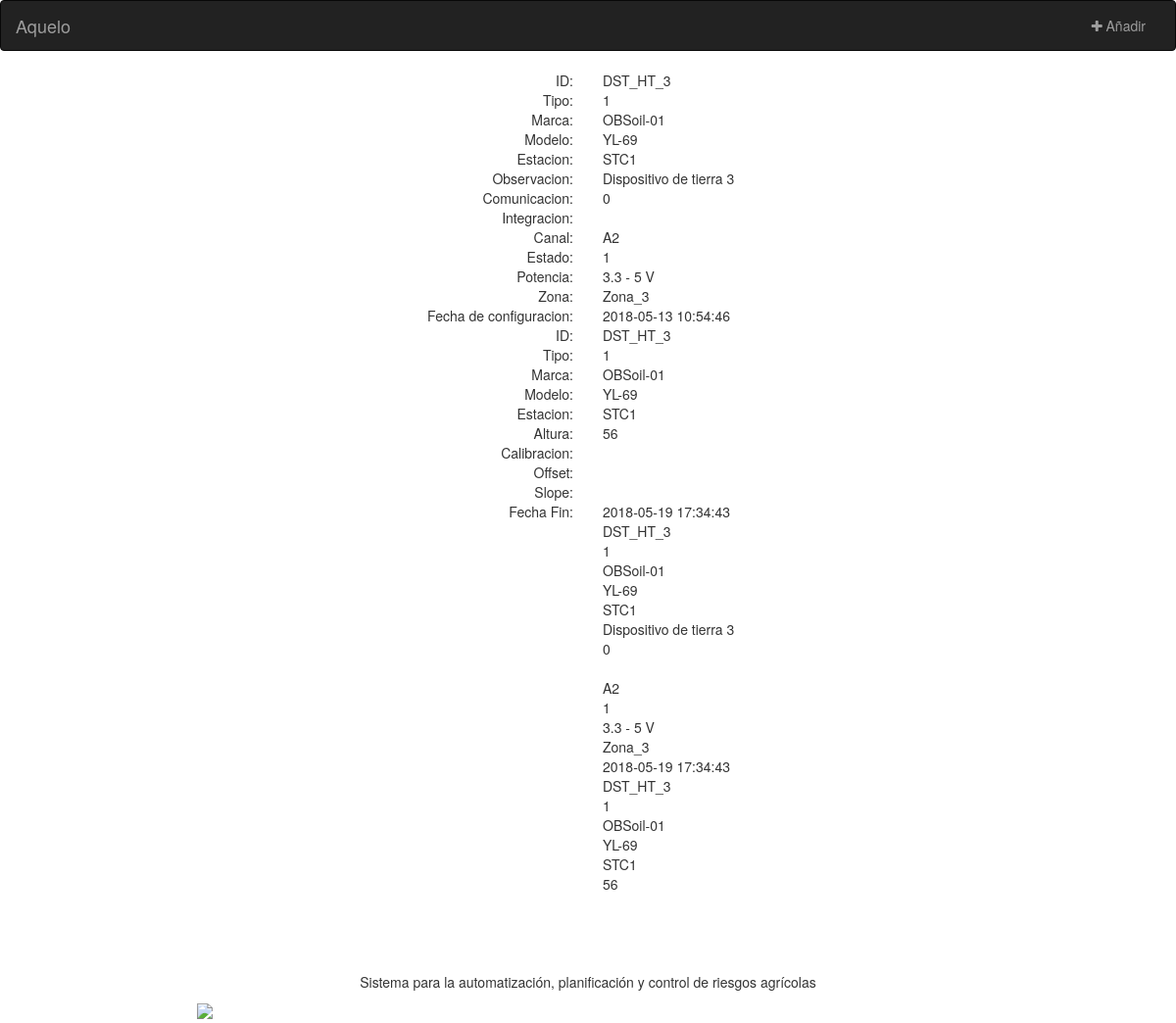
The app's page /pwa/API/obtener/sensor/DST_HT_3 with its own data.
### tables this page shows
CREATE TABLE `ConfiguracionSensor` (
  `fechahora` datetime NOT NULL,
  `id` varchar(30) NOT NULL,
  `tipo` bigint(20) NOT NULL,
  `marca` varchar(30) NOT NULL,
  `modelo` varchar(30) NOT NULL,
  `idestacion` varchar(30) NOT NULL DEFAULT '' COMMENT 'Identificador de la estación al que se asocia la configuración',
  `altura` double NOT NULL COMMENT 'Altura a la que está instalado (metros)',
  `calibracion` varchar(50) DEFAULT NULL COMMENT 'Datos de calibración del fabricante',
  `offset` float DEFAULT NULL COMMENT 'Datos de calibración del fabricante',
  `slope` float DEFAULT NULL COMMENT 'Datos de calibración del fabricante',
  `fechafinconfig` datetime DEFAULT NULL COMMENT 'Fecha en la que concluye una configuración (null es la configuración actual)'
);

CREATE TABLE `Sensor` (
  `id` varchar(30) NOT NULL,
  `tipo` bigint(20) NOT NULL,
  `marca` varchar(30) NOT NULL DEFAULT '',
  `modelo` varchar(30) NOT NULL DEFAULT '',
  `idestacion` varchar(30) NOT NULL,
  `observacion` varchar(300) DEFAULT NULL,
  `tipo_comunicacion` int(11) DEFAULT NULL COMMENT 'Digital o analógica',
  `formato_integracion` int(11) DEFAULT NULL,
  `canal` varchar(2) DEFAULT NULL COMMENT 'Canal al que está conectado en el datalogger (arduino)',
  `estado` int(11) NOT NULL DEFAULT '0' COMMENT 'Activo o inactivo',
  `potencia_soportada` varchar(45) DEFAULT NULL COMMENT 'Potencia de trabajo según el fabricante',
  `idzona` varchar(60) DEFAULT NULL COMMENT 'Sólo para aquelo, emecubo debe quitar este campo'
);

### pwa/API/obtener/detalles.php (the view, shortened to what this page needs)
<?
	function mostrar_Sensor($detalle){
		require("../../services/conexion.php");
		if($detalle == "lista"){
			$consulta = "SELECT * FROM Sensor, ConfiguracionSensor WHERE Sensor.id = ConfiguracionSensor.id";
		}else{
			$consulta = "SELECT * FROM Sensor, ConfiguracionSensor WHERE Sensor.id = ConfiguracionSensor.id AND Sensor.id = '".$detalle."'";
		}
		if ($resultado = $mysqli->query($consulta)) {
			while ($fila = $resultado->fetch_row()) {
				$mostrar[] = $fila;
			}
		}
		return $mostrar;
	}
	if ($_GET['peticion']=="sensor") {
		$resultados = mostrar_Sensor($_GET['detalle'] );
	}else if ($_GET['peticion']=="actuador") {
		$resultados = mostrar_Actuador($_GET['detalle'] );
	}else if ($_GET['peticion']=="activador") {
		$resultados = mostrar_Activador($_GET['detalle'] );
	}else if ($_GET['peticion']=="estados") {
		$resultados = estado_Activador($_GET['detalle']);
	}else{
		$resultados = "Error con la peticion";
	}
		if ($_GET['peticion']=="estados") {
			   	foreach($resultados as $item){
			   			echo $item[0].",".$item[1];
			   	}
} else {
echo '<div class="container-fluid">
  <div class="row">
    <div class="col-md-12">';
		if ($_GET['peticion']=="sensor") {
		echo '<div class="col-md-6 text-right">
				ID:<br>
				Tipo: <br>
				Marca:<br>
				Modelo: <br>
				Estacion:<br>
				Observacion: <br>
				Comunicacion:<br>
				Integracion: <br>
				Canal:<br>
				Estado: <br>
				Potencia:<br>
				Zona: <br>
				Fecha de configuracion:<br>
				ID: <br>
				Tipo:<br>
				Marca: <br>
				Modelo: <br>
				Estacion:<br>
				Altura:<br>
				Calibracion: <br>
				Offset: <br>
				Slope:<br>
				Fecha Fin:<br>
				</div>
				<div class="col-md-6">';
			   	foreach($resultados as $item){
			   		foreach($item as $key => $value){
			   			echo $value."<br>";
			   		}
			   	}
		echo '</div>
			</div>
		  </div>
		</div>';
		}
}
?>

### records on screen
configuracionsensor: sensor.id "DST_HT_3", sensor.tipo "1", sensor.marca "OBSoil-01", sensor.modelo "YL-69", sensor.idestacion "STC1", sensor.observacion "Dispositivo de tierra 3", sensor.tipo_comunicacion "0", sensor.canal "A2", sensor.estado "1", sensor.potencia_soportada "3.3 - 5 V", sensor.idzona "Zona_3", fechahora "2018-05-13 10:54:46", id "DST_HT_3", tipo "1", marca "OBSoil-01", modelo "YL-69", idestacion "STC1", altura "56", fechafinconfig "2018-05-19 17:34:43"
configuracionsensor: sensor.id "DST_HT_3", sensor.tipo "1", sensor.marca "OBSoil-01", sensor.modelo "YL-69", sensor.idestacion "STC1", sensor.observacion "Dispositivo de tierra 3", sensor.tipo_comunicacion "0", sensor.canal "A2", sensor.estado "1", sensor.potencia_soportada "3.3 - 5 V", sensor.idzona "Zona_3", fechahora "2018-05-19 17:34:43", id "DST_HT_3", tipo "1", marca "OBSoil-01", modelo "YL-69", idestacion "STC1", altura "56"
